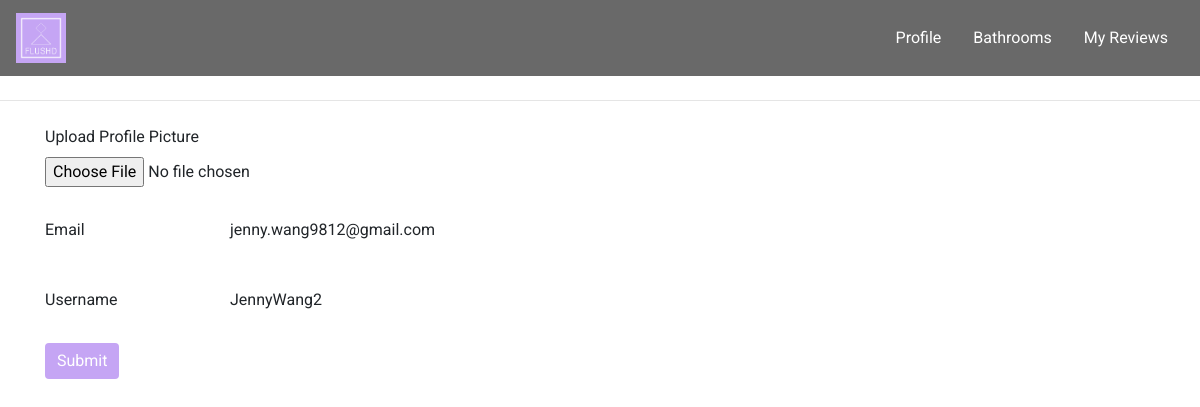
/edit-profile.php (signed in), run on the app's committed database.
### tables this page shows
CREATE TABLE `users` (
  `ID` int(6) NOT NULL,
  `firstname` varchar(50) NOT NULL,
  `lastname` varchar(50) NOT NULL,
  `username` varchar(50) NOT NULL,
  `email` varchar(100) NOT NULL,
  `pwd` varchar(100) NOT NULL,
  `reg_date` timestamp NOT NULL DEFAULT CURRENT_TIMESTAMP COMMENT 'date the user registered',
  `profilepic` varchar(100) DEFAULT NULL,
  `admin` tinyint(1) NOT NULL DEFAULT '0'
);

### edit-profile.php (the view, shortened to what this page needs)
<?php
$servername = "localhost";
$username = "root";
$password = "";
$dbname = "flushd";
$conn = new mysqli($servername, $username, $password, $dbname);
$user_id = $_SESSION['uid'];
$sSQL = "SELECT ID, firstname, lastname, email, profilepic FROM users WHERE ID = $user_id";
$result = $conn->query($sSQL);
if ($result -> num_rows > 0) {
    while($row = $result->fetch_assoc()) {
        extract($row);
    }
} else {
    echo 'No results';
}
?>
<!DOCTYPE html>
<html lang="en">
<head>
        <link rel="stylesheet" href="https://maxcdn.bootstrapcdn.com/bootstrap/4.2.1/css/bootstrap.min.css" />
        <link rel="stylesheet" href="styles/style.css">
        <link rel="stylesheet" href="styles/user-home-style.css">
        <link rel="stylesheet" href="https://use.fontawesome.com/releases/v5.7.2/css/all.css">
</head>
<body>
    <nav class="navbar sticky-top navbar-expand-lg" id="mainNav">
            <a class="navbar-brand" href="user-home.html">
              <img src="images/FLUSHD_logo.PNG" width="50" height="50" class="d-inline-block align-top" alt="logo">
            </a>
            <div class="collapse navbar-collapse justify-content-end" id="collapsibleNavbar">
                <ul class="nav nav-pills">
                    <li class="nav-item">
                      <a class="nav-link" id="profile-link" href="user-profile.php">Profile</a>
                    </li>
                    <li class="nav-item">
                        <a class="nav-link" id="bathroom-link" href="bathroom-index.html">Bathrooms</a>
                    </li>
                    <li class="nav-item">
                      <a class="nav-link" id="reviews-link" href="#">My Reviews</a>
                    </li>
                </ul>
            </div>
    </nav>
    <hr class="my-4">
    <div class="container">
        <form action="" method="post" enctype="multipart/form-data">
            <div class="form-group">
                    <label>Upload Profile Picture</label>
                    <input type="file" name="upload" class="form-control-file" id="exampleFormControlFile1">
            </div>
            <div class="form-group row">
                <label for="staticEmail" class="col-sm-2 col-form-label">Email</label>
                <div class="col-sm-10">
                    <?php echo $email;?>
                </div>
            </div>
            <div class="form-group row">
                <label for="staticEmail" class="col-sm-2 col-form-label">Username</label>
                <div class="col-sm-10">
                    <?php echo $firstname . $lastname . $ID;?>
                </div>
            </div>
            <input type="submit" class="btn" value="Submit">
            <br>
        </form>
    </div>
</body>
</html>

### styles/style.css (style rules this page uses)
.btn { font-family: "Roboto", sans-serif; background:#C5A5F4; border:#C5A5F4; }
a { font-family: "Roboto", sans-serif; color:#C5A5F4; }
#mainNav { font-family: "Roboto", sans-serif; background-color: rgb(105, 105, 105); }
#mainNav a { font-family: "Roboto", sans-serif; color:white; }
body { position:relative; font-family: "Roboto", sans-serif; }
html { scroll-behavior: smooth; }
* { box-sizing: border-box; }
[class*="col-"] { float: left; padding: 15px; }
[class*="col-"] { width: 100%; }
.row { width: 100%; }

### styles/user-home-style.css (style rules this page uses)
.btn { color:white; }

### data on the page
users: email "jenny.wang9812@gmail.com", firstname "Jenny", lastname "Wang", ID "2"
